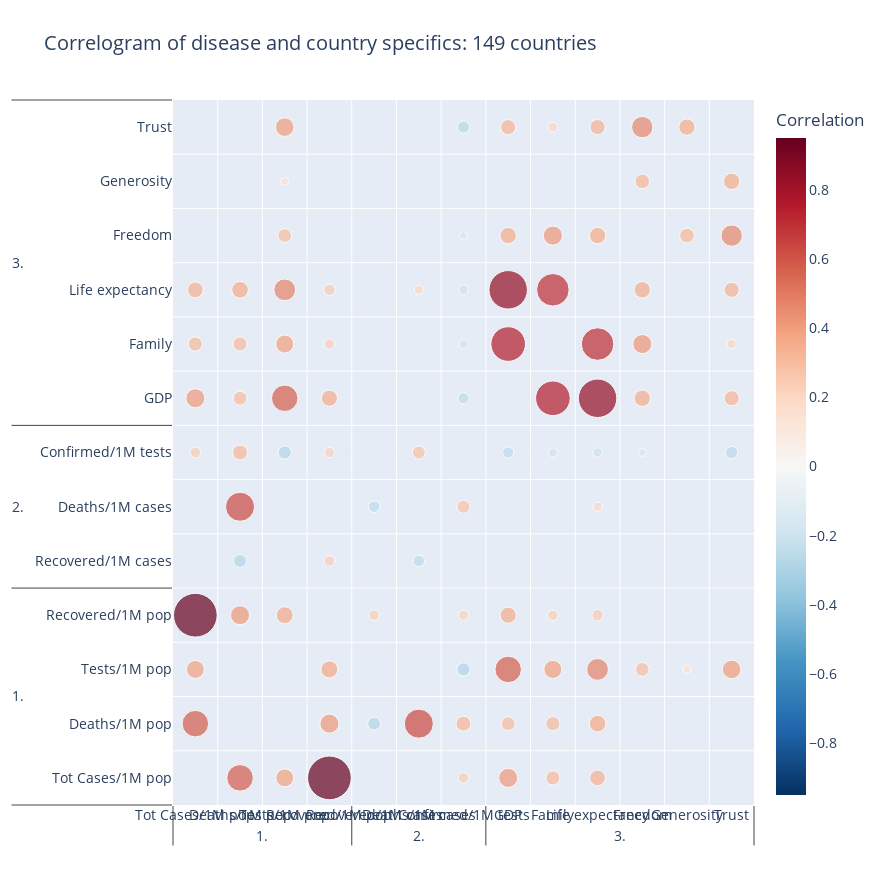

Notebook cell for this chart:
### Code cell
fig= correlo(for_correlo, to_use=to_use, point_size=46, palette="RdBu_r", 
             title="Correlogram of disease and country specifics: "+str(df.shape[0])+ " countries",
             height=885, width=885, fontsize=14, var_palette=var_palette)
fig.show()

### Figure 1 — Plotly figure (JSON) as saved in the notebook; plotly's stock layout.template omitted (floating-point values rounded to 4 significant figures; data arrays with more than 128 entries replaced by an {"elided": "..."} marker saying what was removed)
{"data": [{"hoverinfo": "text", "hovertext": {"elided": "169 str values"}, "marker": {"cmid": 0, "color": {"elided": "169 float values"}, "colorbar": {"title": {"text": "Correlation"}}, "colorscale": [[0, "rgb(5,48,97)"], [0.1, "rgb(33,102,172)"], [0.2, "rgb(67,147,195)"], [0.3, "rgb(146,197,222)"], [0.4, "rgb(209,229,240)"], [0.5, "rgb(247,247,247)"], [0.6, "rgb(253,219,199)"], [0.7, "rgb(244,165,130)"], [0.8, "rgb(214,96,77)"], [0.9, "rgb(178,24,43)"], [1, "rgb(103,0,31)"]], "size": {"elided": "169 float values"}}, "mode": "markers", "type": "scatter", "x": {"elided": "2x169 str values"}, "y": {"elided": "2x169 str values"}}], "layout": {"font": {"size": 14}, "height": 885, "title": {"text": "Correlogram of disease and country specifics: 149 countries"}, "width": 885, "xaxis": {"range": [-0.5, 12.5], "showgrid": true, "ticklen": 0, "ticks": "outside", "tickson": "boundaries"}, "yaxis": {"range": [-0.5, 12.5], "showgrid": true, "ticklen": 0, "ticks": "outside", "tickson": "boundaries"}}}
